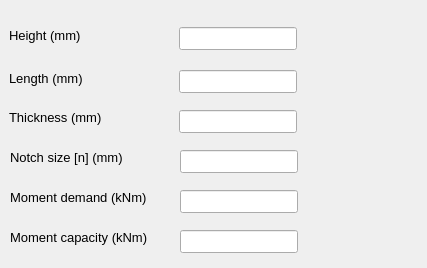
<?xml version="1.0" encoding="UTF-8"?>
<ui version="4.0">
 <class>Dialog</class>
 <widget class="QDialog" name="Dialog">
  <property name="geometry">
   <rect>
    <x>0</x>
    <y>0</y>
    <width>427</width>
    <height>268</height>
   </rect>
  </property>
  <property name="windowTitle">
   <string>Stiffener</string>
  </property>
  <widget class="QLineEdit" name="txt_stiffnrHeight">
   <property name="geometry">
    <rect>
     <x>179</x>
     <y>27</y>
     <width>118</width>
     <height>23</height>
    </rect>
   </property>
   <property name="font">
    <font>
     <pointsize>10</pointsize>
     <weight>50</weight>
     <bold>false</bold>
    </font>
   </property>
   <property name="readOnly">
    <bool>true</bool>
   </property>
  </widget>
  <widget class="QLabel" name="plateHeight">
   <property name="geometry">
    <rect>
     <x>9</x>
     <y>27</y>
     <width>83</width>
     <height>16</height>
    </rect>
   </property>
   <property name="font">
    <font>
     <pointsize>10</pointsize>
     <weight>50</weight>
     <bold>false</bold>
    </font>
   </property>
   <property name="text">
    <string>Height (mm)</string>
   </property>
  </widget>
  <widget class="QLabel" name="label_2">
   <property name="geometry">
    <rect>
     <x>9</x>
     <y>70</y>
     <width>85</width>
     <height>16</height>
    </rect>
   </property>
   <property name="font">
    <font>
     <pointsize>10</pointsize>
     <weight>50</weight>
     <bold>false</bold>
    </font>
   </property>
   <property name="text">
    <string>Length (mm)</string>
   </property>
  </widget>
  <widget class="QLineEdit" name="txt_stiffnrLength">
   <property name="geometry">
    <rect>
     <x>179</x>
     <y>70</y>
     <width>118</width>
     <height>23</height>
    </rect>
   </property>
   <property name="font">
    <font>
     <pointsize>10</pointsize>
     <weight>50</weight>
     <bold>false</bold>
    </font>
   </property>
   <property name="readOnly">
    <bool>true</bool>
   </property>
  </widget>
  <widget class="QLabel" name="label_163">
   <property name="geometry">
    <rect>
     <x>9</x>
     <y>110</y>
     <width>104</width>
     <height>16</height>
    </rect>
   </property>
   <property name="font">
    <font>
     <pointsize>10</pointsize>
     <weight>50</weight>
     <bold>false</bold>
    </font>
   </property>
   <property name="focusPolicy">
    <enum>Qt::NoFocus</enum>
   </property>
   <property name="text">
    <string>&lt;html&gt;&lt;head/&gt;&lt;body&gt;&lt;p&gt;Thickness (mm)&lt;/p&gt;&lt;/body&gt;&lt;/html&gt;</string>
   </property>
  </widget>
  <widget class="QLineEdit" name="txt_stiffnrThickness">
   <property name="geometry">
    <rect>
     <x>179</x>
     <y>110</y>
     <width>118</width>
     <height>23</height>
    </rect>
   </property>
   <property name="font">
    <font>
     <pointsize>10</pointsize>
     <weight>50</weight>
     <bold>false</bold>
    </font>
   </property>
   <property name="readOnly">
    <bool>true</bool>
   </property>
  </widget>
  <widget class="QLineEdit" name="txt_stiffnrThickness_2">
   <property name="geometry">
    <rect>
     <x>180</x>
     <y>190</y>
     <width>118</width>
     <height>23</height>
    </rect>
   </property>
   <property name="font">
    <font>
     <pointsize>10</pointsize>
     <weight>50</weight>
     <bold>false</bold>
    </font>
   </property>
   <property name="readOnly">
    <bool>true</bool>
   </property>
  </widget>
  <widget class="QLabel" name="label_164">
   <property name="geometry">
    <rect>
     <x>10</x>
     <y>190</y>
     <width>161</width>
     <height>16</height>
    </rect>
   </property>
   <property name="font">
    <font>
     <pointsize>10</pointsize>
     <weight>50</weight>
     <bold>false</bold>
    </font>
   </property>
   <property name="focusPolicy">
    <enum>Qt::NoFocus</enum>
   </property>
   <property name="text">
    <string>&lt;html&gt;&lt;head/&gt;&lt;body&gt;&lt;p&gt;Moment demand (kNm)&lt;/p&gt;&lt;/body&gt;&lt;/html&gt;</string>
   </property>
  </widget>
  <widget class="QLineEdit" name="txt_stiffnrThickness_3">
   <property name="geometry">
    <rect>
     <x>180</x>
     <y>230</y>
     <width>118</width>
     <height>23</height>
    </rect>
   </property>
   <property name="font">
    <font>
     <pointsize>10</pointsize>
     <weight>50</weight>
     <bold>false</bold>
    </font>
   </property>
   <property name="readOnly">
    <bool>true</bool>
   </property>
  </widget>
  <widget class="QLabel" name="label_165">
   <property name="geometry">
    <rect>
     <x>10</x>
     <y>230</y>
     <width>161</width>
     <height>16</height>
    </rect>
   </property>
   <property name="font">
    <font>
     <pointsize>10</pointsize>
     <weight>50</weight>
     <bold>false</bold>
    </font>
   </property>
   <property name="focusPolicy">
    <enum>Qt::NoFocus</enum>
   </property>
   <property name="text">
    <string>&lt;html&gt;&lt;head/&gt;&lt;body&gt;&lt;p&gt;Moment capacity (kNm)&lt;/p&gt;&lt;/body&gt;&lt;/html&gt;</string>
   </property>
  </widget>
  <widget class="QLineEdit" name="txt_stiffnrThickness_5">
   <property name="geometry">
    <rect>
     <x>180</x>
     <y>150</y>
     <width>118</width>
     <height>23</height>
    </rect>
   </property>
   <property name="font">
    <font>
     <pointsize>10</pointsize>
     <weight>50</weight>
     <bold>false</bold>
    </font>
   </property>
   <property name="readOnly">
    <bool>true</bool>
   </property>
  </widget>
  <widget class="QLabel" name="label_167">
   <property name="geometry">
    <rect>
     <x>10</x>
     <y>150</y>
     <width>161</width>
     <height>16</height>
    </rect>
   </property>
   <property name="font">
    <font>
     <pointsize>10</pointsize>
     <weight>50</weight>
     <bold>false</bold>
    </font>
   </property>
   <property name="focusPolicy">
    <enum>Qt::NoFocus</enum>
   </property>
   <property name="text">
    <string>&lt;html&gt;&lt;head/&gt;&lt;body&gt;&lt;p&gt;Notch size [n] (mm)&lt;/p&gt;&lt;/body&gt;&lt;/html&gt;</string>
   </property>
  </widget>
  <zorder>txt_stiffnrHeight</zorder>
  <zorder>plateHeight</zorder>
  <zorder>label_2</zorder>
  <zorder>txt_stiffnrLength</zorder>
  <zorder>label_163</zorder>
  <zorder>txt_stiffnrThickness</zorder>
  <zorder>txt_stiffnrThickness_2</zorder>
  <zorder>txt_stiffnrThickness_3</zorder>
  <zorder>label_165</zorder>
  <zorder>label_164</zorder>
  <zorder>txt_stiffnrThickness_5</zorder>
  <zorder>label_167</zorder>
 </widget>
 <resources/>
 <connections/>
</ui>
